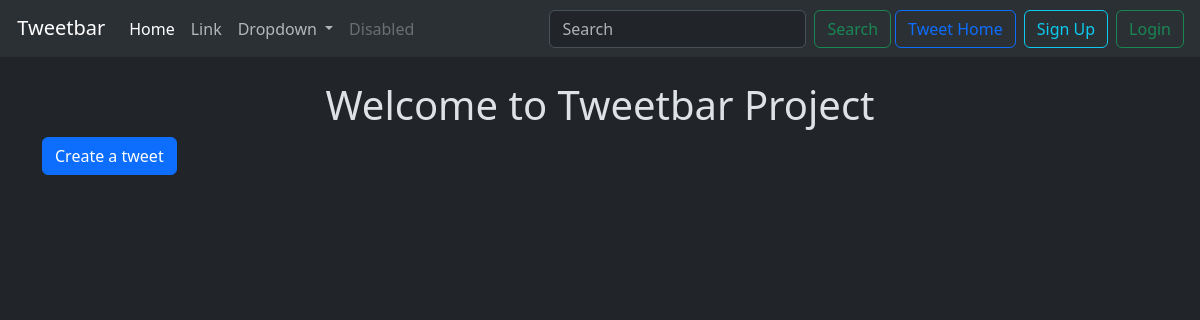
The page /tweet/ on the database as committed earlier.
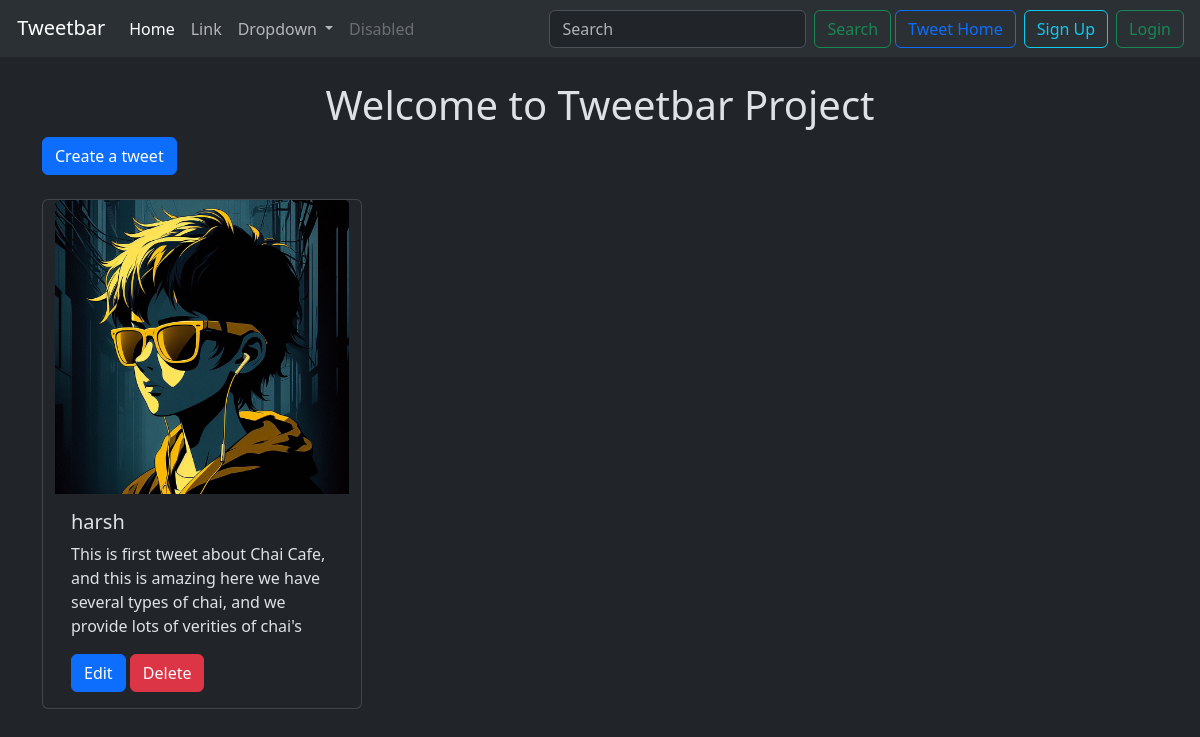
The same page on the database as committed later.
### tweet/models.py (models this page shows)
class Tweet(models.Model):
    user = models.ForeignKey(User, on_delete=models.CASCADE)
    text = models.TextField()
    photo = models.ImageField(upload_to='tweets/photos/', blank=True, null=True)
    created_at = models.DateTimeField(auto_now_add=True)
    updated_at = models.DateTimeField(auto_now=True)

### tweet/views.py (the view)
# urls.py: path("", views.tweet_list, name='tweet_list'),
def tweet_list(request):
    tweets = Tweet.objects.all().order_by('-created_at')
    return render(request, "tweet_list.html", {"tweets": tweets})

### tweet/templates/tweet_list.html (shortened to what this page needs)
{% extends "layout.html" %}
{% block content %}
    <h1 class='text-center mt-4'>Welcome to Tweetbar Project</h1>
<a class="btn btn-primary mb-4" href="{% url 'tweet_create' %}">Create a tweet</a>
<div class="container row gap-5">
    {% for tweet in tweets%}
    <div class="card" style="width: 20rem;">
    <img src="{{tweet.photo.url}}" class="card-img-top" alt="...">
        <div class="card-body">
            <h5 class="card-title">{{tweet.user.username}}</h5>
            <p class="card-text">{{tweet.text}}</p>
            <a href="{% url 'tweet_edit' tweet.id %}" class="btn btn-primary">Edit</a>
            <a href="{% url 'tweet_delete' tweet.id %}" class="btn btn-danger">Delete</a>
        </div>
    </div>
    {% endfor %}
</div>
{% endblock %}

Rows that differ between the two databases and show on the page:
added Tweet: photo (picture), user.username "harsh", text "This is first tweet about Chai Cafe, and this is amazing here we have several types of chai, and we provide lots of verities of chai's"
